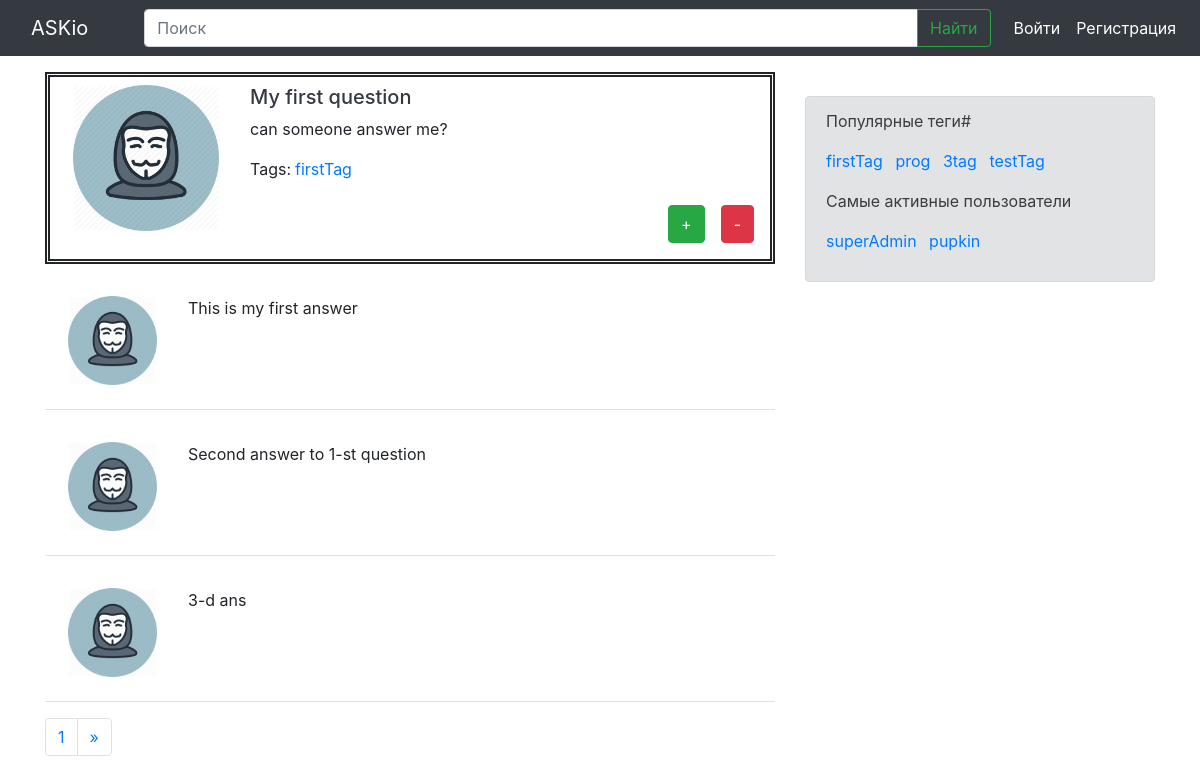
Screenshot of /question/1/ with the database file from the repository.
### app/models.py (models this page shows, shortened)
class Question(models.Model):
    title = models.CharField(max_length=255)
    text = models.TextField()
    profile = models.ForeignKey(Profile, on_delete=models.CASCADE)
    tag = models.ManyToManyField(Tag, blank=True)

class Tag(models.Model):
    name = models.CharField(max_length=20, unique=True)

class Answer(models.Model):
    text = models.TextField()
    profile = models.ForeignKey(Profile, on_delete=models.CASCADE)
    question = models.ForeignKey(Question, on_delete=models.CASCADE)

class Profile(models.Model):
    user = models.OneToOneField(User, on_delete=models.CASCADE, unique=True)
    nickname = models.CharField(max_length=20, default=None, unique=True)
    avatar = models.ImageField(blank=False, null=True)

### app/views.py (the view)
# urls.py: path('question/<int:qid>/', views.question, name='question'),
def question(request, qid):
    q = Question.objects.get(id=qid)
    a, page = paginate(Answer.objects.filter(question=q), 3, request)
    right_menu_tags, right_menu_members = right_menu_objects()
    context = {
        'question': q,
        'answers': a,
        'page': page,
        'right_menu_tags': right_menu_tags,
        'right_menu_members': right_menu_members,
    }
    if request.user.is_authenticated:
        profile = Profile.objects.get(user=request.user)
        context['profile'] = profile
    else:
        profile = None
    if request.method == 'POST':
        form = forms.AnswerForm(data=request.POST)
        if form.is_valid():
            answer = form.save(commit=False)
            answer.profile = profile
            answer.question = q
            answer.save()
            return redirect(reverse('question', kwargs={'qid': qid}))
    else:
        form = forms.AnswerForm()
    context['form'] = form
    return render(request, 'question_page.html', context)

### app/forms.py
class AnswerForm(forms.ModelForm):
    text = forms.CharField(widget=forms.Textarea(attrs={'minlength': 1}))
    class Meta:
        model = Answer
        fields = ('text',)

### app/views.py (called while the page is built)
def right_menu_objects():
    tags = Tag.objects.all()
    members = Profile.objects.all()
    return tags, members

def paginate(objects_list, number_of_objects_on_page, request):
    pages_count = request.GET.get('page')
    if pages_count is None:
        pages_count=1
    paginator = Paginator(objects_list, number_of_objects_on_page)
    page = paginator.page(pages_count)
    return page.object_list, page

### templates/question_page.html (shortened to what this page needs)
{% extends 'base.html' %}
{% load static %}
{% load bootstrap4 %}
{% block content %}
    {% include 'inc/question.html' with q=question %}
    {% for answer in answers %}
      {% include 'inc/answer.html' with a=answer %}
    {% endfor %}
    {% include 'inc/paginator.html' %}
{% endblock content %}

### templates/inc/question.html
{% load static %}
<div class="media mt-4 p-2" style="border-style: double; border-width: 5px;">
  <img src="{% static 'img/avatar.png' %}" class="mr-3 col-3">
  <div class="media-body">
    <h5>
      <a href="{% url 'question' qid=q.id %}" class="text-dark">{{ q.title }}</a>
    </h5>
    <p> {{ q.text }} </p>
    <div class="input-group">
      <p class="mr-1">Tags: </p>
      {% for tag in question.tag.all %}
        <a href="{% url 'tag' tag_name=tag.name %}" class="base_link_v1 mr-2">{{ tag.name }}</a>
      {% endfor %}
    </div>
    <div class="input-group justify-content-end">
      <button type="button" class="btn btn-success m-2">+</button>
      <button type="button" class="btn btn-danger m-2">-</button>
    </div>
  </div>
</div>

### templates/inc/answer.html
{% load static %}
<div class="media mt-4 p-2 pb-4 border-bottom">
  <img src="{% static 'img/avatar.png' %}" class="mr-3 col-2">
  <div class="media-body">
    <p> {{ a.text }} </p>
  </div>
</div>

### templates/inc/right_menu.html
<div class="alert alert-secondary">
  <p>
    Популярные теги#
    <div>
      {% for tag in tags %}
        <a href="{% url 'tag' tag_name=tag.name %}" class="base_link_v1 mr-2">{{ tag.name }}</a>
      {% endfor %}
    </div>
  </p>
  <p>
    Самые активные пользователи
    <div>
      {% for member in members %}
        <a href="#" class="base_link_v1 mr-2">{{ member.nickname }}</a>
      {% endfor %}
    </div>
  </p>
</div>

### rows the page displays
Question: title "My first question", text "can someone answer me?"
Tag: name "firstTag"
Answer: text "This is my first answer"
Answer: text "Second answer to 1-st question"
Answer: text "3-d ans"
Tag: name "prog"
Tag: name "3tag"
Tag: name "testTag"
Profile: nickname "superAdmin"
Profile: nickname "pupkin"

### other values shown
{{ page.number }} "1"
